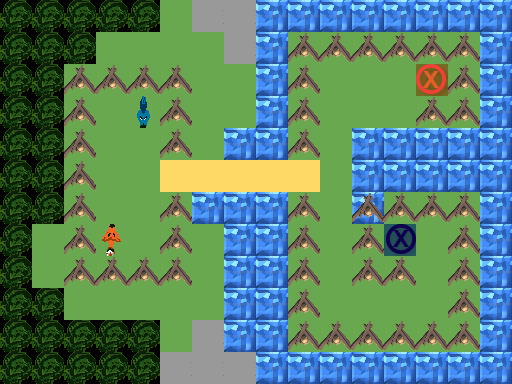

A level layout from a 2D game, rendered from its tile map. Below: a short description, then the map file with its tile-grid data intact:
An orthogonal 16x12 tile map with 32x32 px tiles, 3 tile layers (Ground, Obstacles, Objects), 1 hidden layer not drawn.

<map version="1.0" orientation="orthogonal" renderorder="right-down" width="16" height="12" tilewidth="32" tileheight="32" nextobjectid="1">
 <tileset firstgid="1" name="TilesetPlaceholder" tilewidth="32" tileheight="32" tilecount="240" columns="10">
  <image source="../../Tileset.png" width="320" height="768" />
 </tileset>
 <layer name="Ground" width="16" height="12">
  <data encoding="csv">
42,42,42,42,42,1,43,43,5,5,5,5,5,5,5,5,
42,42,42,1,1,1,1,43,5,1,1,1,1,1,1,5,
42,42,1,1,1,1,1,1,5,1,1,1,1,1,1,5,
42,42,1,1,1,1,1,1,5,1,1,1,1,1,1,5,
42,42,1,1,1,1,1,5,5,1,1,5,5,5,5,5,
42,42,1,1,1,2,2,2,2,2,1,5,5,5,5,5,
42,42,1,1,1,1,5,5,5,1,1,5,1,1,1,5,
42,1,1,1,1,1,1,5,5,1,1,1,1,1,1,5,
42,1,1,1,1,1,1,5,5,1,1,1,1,1,1,5,
42,42,1,1,1,1,1,5,5,1,1,1,1,1,1,5,
42,42,42,42,42,1,43,5,5,1,1,1,1,1,1,5,
42,42,42,42,42,43,43,43,5,5,5,5,5,5,5,5
</data>
 </layer>
 <layer name="Obstacles" width="16" height="12">
  <data encoding="csv">
0,0,0,0,0,0,0,0,0,0,0,0,0,0,0,0,
0,0,0,0,0,0,0,0,0,41,41,41,41,41,41,0,
0,0,41,41,41,41,0,0,0,41,0,0,0,0,41,0,
0,0,41,0,0,41,0,0,0,41,0,0,0,41,41,0,
0,0,41,0,0,41,0,0,0,41,0,0,0,0,0,0,
0,0,41,0,0,0,0,0,0,0,0,0,0,0,0,0,
0,0,41,0,0,41,0,0,0,41,0,41,41,41,41,0,
0,0,41,0,0,41,0,0,0,41,0,41,0,0,41,0,
0,0,41,41,41,41,0,0,0,41,0,41,41,0,41,0,
0,0,0,0,0,0,0,0,0,41,0,0,0,0,41,0,
0,0,0,0,0,0,0,0,0,41,41,41,41,41,41,0,
0,0,0,0,0,0,0,0,0,0,0,0,0,0,0,0
</data>
 </layer>
 <layer name="Objects" width="16" height="12">
  <data encoding="csv">
0,0,0,0,0,0,0,0,0,0,0,0,0,0,0,0,
0,0,0,0,0,0,0,0,0,0,0,0,0,0,0,0,
0,0,0,0,0,0,0,0,0,0,0,0,0,181,0,0,
0,0,0,0,3221225664,0,0,0,0,0,0,0,0,0,0,0,
0,0,0,0,0,0,0,0,0,0,0,0,0,0,0,0,
0,0,0,0,0,0,0,0,0,0,0,0,0,0,0,0,
0,0,0,0,0,0,0,0,0,0,0,0,0,0,0,0,
0,0,0,191,0,0,0,0,0,0,0,0,182,0,0,0,
0,0,0,0,0,0,0,0,0,0,0,0,0,0,0,0,
0,0,0,0,0,0,0,0,0,0,0,0,0,0,0,0,
0,0,0,0,0,0,0,0,0,0,0,0,0,0,0,0,
0,0,0,0,0,0,0,0,0,0,0,0,0,0,0,0
</data>
 </layer>
 <layer name="Solution" width="16" height="12" visible="0">
  <data encoding="csv">
0,0,0,0,0,0,0,0,0,0,0,0,0,0,0,0,
0,0,0,0,0,0,0,0,0,0,0,0,0,0,0,0,
0,0,0,0,0,0,0,0,0,0,222,222,222,222,0,0,
0,0,0,222,0,0,0,0,0,0,222,0,0,0,0,0,
0,0,0,222,232,0,0,0,0,0,222,0,0,0,0,0,
0,0,0,222,222,232,232,232,232,232,222,0,0,0,0,0,
0,0,0,222,0,0,0,0,0,0,232,0,0,0,0,0,
0,0,0,0,0,0,0,0,0,0,232,0,232,232,0,0,
0,0,0,0,0,0,0,0,0,0,232,0,0,232,0,0,
0,0,0,0,0,0,0,0,0,0,232,232,232,232,0,0,
0,0,0,0,0,0,0,0,0,0,0,0,0,0,0,0,
0,0,0,0,0,0,0,0,0,0,0,0,0,0,0,0
</data>
 </layer>
</map>
